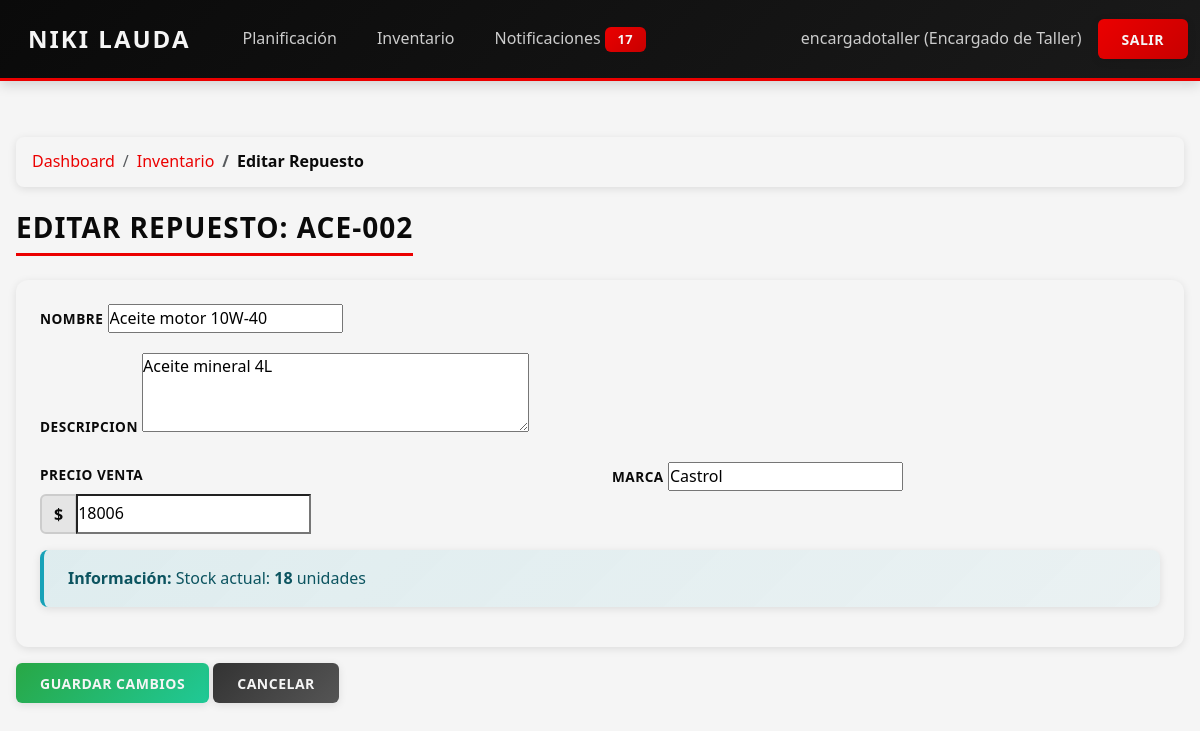
Page /inventario/repuesto/6/editar/ (signed in) on the committed database.
### core/models.py (models this page shows, shortened)
class PerfilUsuario(models.Model):
    usuario = models.OneToOneField(settings.AUTH_USER_MODEL, on_delete=models.CASCADE)
    rol = models.CharField(max_length=30, choices=RolUsuario.choices)

class Repuesto(models.Model):
    ESTADO_CHOICES = [
        ("DISPONIBLE", "Disponible"),
        ("AGOTADO", "Agotado"),
        ("DESCONTINUADO", "Descontinuado"),
    ]
    codigo = models.CharField(max_length=50, unique=True)
    nombre = models.CharField(max_length=150)
    descripcion = models.TextField(blank=True, null=True)
    marca = models.CharField(max_length=100, blank=True, null=True)
    fabricante = models.CharField(max_length=100, blank=True, null=True)
    modelo_compatible = models.CharField(max_length=150, blank=True, null=True)
    compatibilidad = models.CharField(
        max_length=200,
        blank=True,
        null=True,
        help_text="Descripción general de compatibilidad."
    )
    stock = models.PositiveIntegerField(default=0)
    ubicacion_bodega = models.CharField(max_length=100, blank=True, null=True)
    precio_compra = models.PositiveIntegerField()
    precio_venta = models.PositiveIntegerField()
    fecha_ingreso = models.DateField()
    proveedor = models.ForeignKey(Proveedor, on_delete=models.SET_NULL, null=True, blank=True)
    estado = models.CharField(max_length=20, choices=ESTADO_CHOICES, default="DISPONIBLE")

### core/views.py (the view)
# urls.py: path("inventario/repuesto/<int:id>/editar/", views.editar_repuesto, name="editar_repuesto"),
@login_required
@requiere_rol("ENCARGADO_BODEGA", "ENCARGADO_TALLER")
def editar_repuesto(request, id):
    repuesto = get_object_or_404(Repuesto, id=id)
    if request.method == "POST":
        form = EditarRepuestoForm(request.POST, instance=repuesto)
        if form.is_valid():
            form.save()
            messages.success(request, "Repuesto actualizado.")
            return redirect("inventario")
    else:
        form = EditarRepuestoForm(instance=repuesto)
    return render(request, "core/inventario/editar_repuesto.html", {
        "repuesto": repuesto,
        "form": form,
    })

### core/forms.py
class EditarRepuestoForm(forms.ModelForm):
    class Meta:
        model = Repuesto
        fields = ("nombre", "descripcion", "precio_venta", "marca")
        widgets = {
            "descripcion": forms.Textarea(attrs={"rows": 3}),
            "precio_venta": forms.NumberInput(attrs={"min": 0}),
        }

### core/context_processors.py (called while the page is built)
def notificaciones(request):
    context = {
        'notif_no_leidas': 0,
    }
    if request.user.is_authenticated:
        try:
            perfil = request.user.perfilusuario
            context['notif_no_leidas'] = perfil.notificaciones_recibidas.filter(leida=False).count()
        except (PerfilUsuario.DoesNotExist, AttributeError):
            pass
    return context

### core/templates/core/inventario/editar_repuesto.html (shortened to what this page needs)
{% extends "core/base.html" %}
{% block content %}
<nav aria-label="breadcrumb" class="mb-3">
    <ol class="breadcrumb">
        <li class="breadcrumb-item"><a href="{% url 'dashboard' %}">Dashboard</a></li>
        <li class="breadcrumb-item"><a href="{% url 'inventario' %}">Inventario</a></li>
        <li class="breadcrumb-item active">Editar Repuesto</li>
    </ol>
</nav>
<h3>Editar Repuesto: {{ repuesto.codigo }}</h3>
<form method="POST">
    <div class="card mb-3">
        <div class="card-body">
            <div class="mb-3">
                <label for="{{ form.nombre.id_for_label }}" class="form-label">{{ form.nombre.label }}</label>
                {{ form.nombre }}
            </div>
            <div class="mb-3">
                <label for="{{ form.descripcion.id_for_label }}" class="form-label">{{ form.descripcion.label }}</label>
                {{ form.descripcion }}
            </div>
            <div class="row">
                <div class="col-md-6 mb-3">
                    <label for="{{ form.precio_venta.id_for_label }}" class="form-label">{{ form.precio_venta.label }}</label>
                    <div class="input-group">
                        <span class="input-group-text">$</span>
                        {{ form.precio_venta }}
                    </div>
                </div>
                <div class="col-md-6 mb-3">
                    <label for="{{ form.marca.id_for_label }}" class="form-label">{{ form.marca.label }}</label>
                    {{ form.marca }}
                </div>
            </div>
            <div class="alert alert-info">
                <strong>Información:</strong> Stock actual: <strong>{{ repuesto.stock }}</strong> unidades
            </div>
        </div>
    </div>
    <button type="submit" class="btn btn-success">Guardar Cambios</button>
    <a href="{% url 'inventario' %}" class="btn btn-secondary">Cancelar</a>
</form>
{% endblock %}

### core/templates/core/navbar.html (shortened to what this page needs)
<nav class="navbar navbar-expand-lg navbar-dark bg-dark">
    <div class="container-fluid">
        <a class="navbar-brand" href="{% url 'dashboard' %}">Niki Lauda</a>
        <ul class="navbar-nav me-auto">
            {% if user.is_authenticated and user.perfilusuario %}
                {% if user.perfilusuario.rol == "ENCARGADO_TALLER" %}
                    <li class="nav-item">
                        <a class="nav-link" href="{% url 'planificacion' %}">Planificación</a>
                    </li>
                    <li class="nav-item">
                        <a class="nav-link" href="{% url 'inventario' %}">Inventario</a>
                    </li>
                {% endif %}
                <li class="nav-item">
                    <a class="nav-link" href="{% url 'notificaciones' %}">
                        Notificaciones
                        {% if notif_no_leidas > 0 %}
                            <span class="badge bg-danger">{{ notif_no_leidas }}</span>
                        {% endif %}
                    </a>
                </li>
            {% endif %}
        </ul>
        {% if user.is_authenticated %}
            <span class="navbar-text text-white me-3">
                {{ user.username }}{% if user.perfilusuario %} ({{ user.perfilusuario.get_rol_display }}){% endif %}
            </span>
            <a class="btn btn-danger" href="{% url 'logout' %}">Salir</a>
        {% else %}
            <a class="btn btn-primary" href="{% url 'login' %}">Iniciar Sesión</a>
            <a class="btn btn-outline-light ms-2" href="{% url 'registro' %}">Registrarse</a>
        {% endif %}
    </div>
</nav>

### core/static/core/style.css (style rules this page uses)
:root { --color-negro: #0A0A0A; --color-rojo: #EB0000; --color-blanco: #F5F5F5; --color-gris: #CCCCCC; --color-gris-oscuro: #333333; --color-gris-claro: #E5E5E5; --sombra-suave: 0 2px 8px rgba(0, 0, 0, 0.1); --sombra-media: 0 4px 12px rgba(0, 0, 0, 0.15); --sombra-fuerte: 0 6px 20px rgba(235, 0, 0, 0.2); --transicion: none; }
* { margin: 0; padding: 0; box-sizing: border-box; }
body { font-family: 'Segoe UI', Tahoma, Geneva, Verdana, sans-serif; background-color: var(--color-blanco); color: var(--color-negro); line-height: 1.6; min-height: 100vh; }
.navbar { background: linear-gradient(135deg, var(--color-negro) 0%, #1a1a1a 100%) !important; border-bottom: 3px solid var(--color-rojo); box-shadow: var(--sombra-media); padding: 0.75rem 0; }
.navbar-brand { font-weight: 700; font-size: 1.5rem; color: var(--color-blanco) !important; text-transform: uppercase; letter-spacing: 2px; padding: 0.5rem 1rem; }
.nav-link { color: var(--color-gris) !important; font-weight: 500; padding: 0.5rem 1rem !important; border-radius: 4px; margin: 0 0.25rem; }
.navbar-text { color: var(--color-gris) !important; font-weight: 500; }
.badge { background-color: var(--color-rojo) !important; color: var(--color-blanco) !important; padding: 0.25rem 0.5rem; border-radius: 12px; font-size: 0.75rem; font-weight: 600; }
.btn { border-radius: 6px; font-weight: 600; padding: 0.6rem 1.5rem; border: none; text-transform: uppercase; letter-spacing: 0.5px; font-size: 0.875rem; }
.btn-success { background: linear-gradient(135deg, #28a745 0%, #20c997 100%); color: var(--color-blanco); box-shadow: var(--sombra-suave); }
.btn-danger { background: linear-gradient(135deg, var(--color-rojo) 0%, #c80000 100%); color: var(--color-blanco); box-shadow: var(--sombra-suave); }
.btn-secondary { background: linear-gradient(135deg, var(--color-gris-oscuro) 0%, #555555 100%); color: var(--color-blanco); box-shadow: var(--sombra-suave); }
.card { border: none; border-radius: 12px; box-shadow: var(--sombra-suave); background: var(--color-blanco); overflow: hidden; }
.card-body { padding: 1.5rem; }
.form-label { font-weight: 600; color: var(--color-negro); margin-bottom: 0.5rem; text-transform: uppercase; font-size: 0.85rem; letter-spacing: 0.5px; }
.breadcrumb { background: var(--color-blanco); border-radius: 8px; padding: 0.75rem 1rem; box-shadow: var(--sombra-suave); margin-bottom: 1.5rem; }
.breadcrumb-item a { color: var(--color-rojo); text-decoration: none; font-weight: 500; }
.breadcrumb-item.active { color: var(--color-negro); font-weight: 600; }
.alert { border-radius: 8px; border: none; padding: 1rem 1.5rem; box-shadow: var(--sombra-suave); font-weight: 500; }
.alert-info { background: linear-gradient(135deg, rgba(23, 162, 184, 0.1) 0%, rgba(23, 162, 184, 0.05) 100%); color: #0c5460; border-left: 4px solid #17a2b8; }
h3 { color: var(--color-negro); font-weight: 700; margin-bottom: 1.5rem; text-transform: uppercase; letter-spacing: 1px; border-bottom: 3px solid var(--color-rojo); padding-bottom: 0.5rem; display: inline-block; }
.badge { padding: 0.4rem 0.8rem; border-radius: 6px; font-weight: 600; font-size: 0.8rem; text-transform: uppercase; letter-spacing: 0.5px; }
.bg-danger { background: linear-gradient(135deg, var(--color-rojo) 0%, #c80000 100%) !important; }
.mb-3 { margin-bottom: 1rem !important; }
.me-3 { margin-right: 1rem !important; }
a { color: var(--color-rojo); text-decoration: none; }
.input-group-text { background: var(--color-gris-claro); border: 2px solid var(--color-gris); color: var(--color-negro); font-weight: 600; }

### rows in the picture
Repuesto: codigo "ACE-002", nombre "Aceite motor 10W-40", descripcion "Aceite mineral 4L", precio_venta "18006", marca "Castrol", stock "18"

### other values in the picture
{{ notif_no_leidas }} "17"
{{ user.username }} "encargadotaller"
{{ user.perfilusuario.get_rol_display }} "Encargado de Taller"
